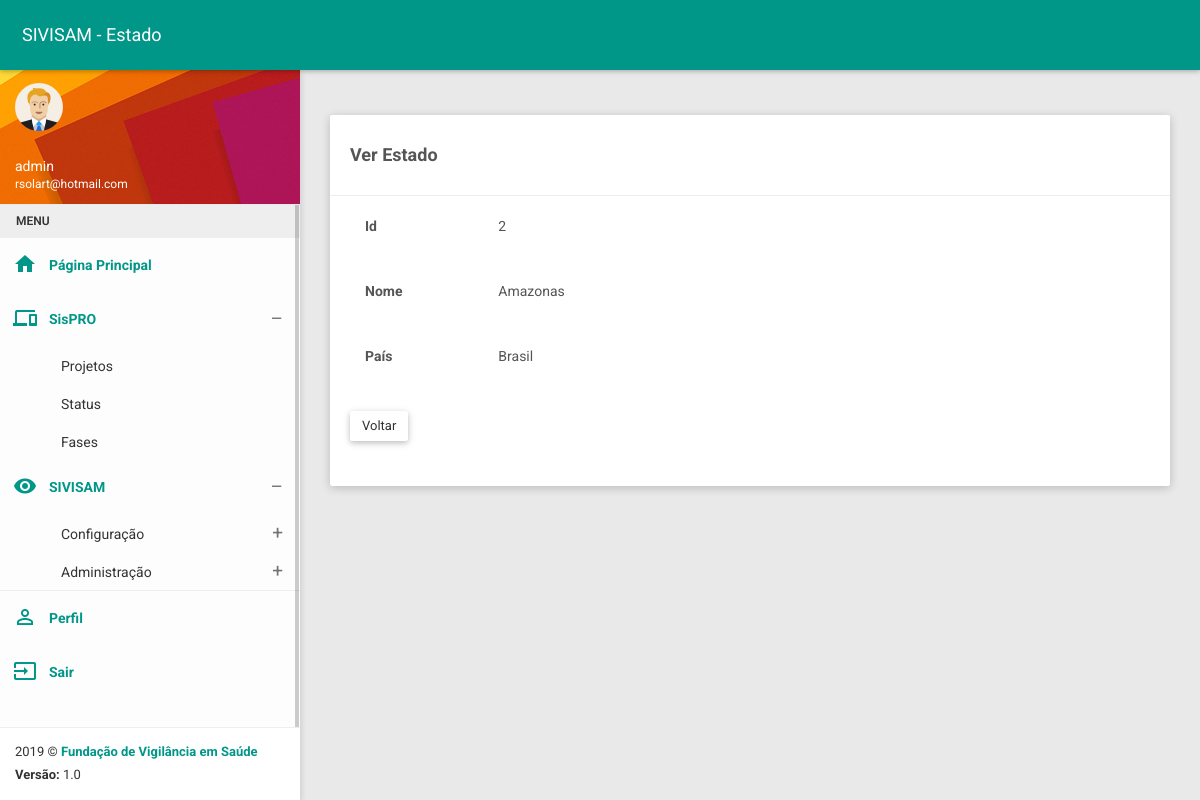
The page /devisa/estado_view/2 (signed in) on the database its author committed.
### devisa/models.py (models this page shows, shortened)
class Estado(models.Model):
    est_nome = models.CharField(verbose_name='Estado', max_length=100)
    pais = models.ForeignKey(Pais,on_delete=models.PROTECT)
    class Meta:
        permissions = (
            ('estado_list', 'Pode listar estados'),
            ('estado_create', 'Pode cadastrar estado'),
            ('estado_update', 'Pode editar estado'),
            ('estado_view', 'Pode ver estado'),
            ('estado_delete', 'Pode excluir estado')
        )

class Pais(models.Model):
    pais_nome = models.CharField(verbose_name='País', max_length=100)
    class Meta:
        permissions = (
            ('pais_list', 'Pode listar países'),
            ('pais_create', 'Pode cadastrar país'),
            ('pais_update', 'Pode editar país'),
            ('pais_view', 'Pode ver país'),
            ('pais_delete', 'Pode excluir país')
        )
    def __str__(self):
        return self.pais_nome

### devisa/views.py (the view)
# urls.py: path('estado_view/<int:id>', estado_view, name="estado_view"),
@login_required
@permission_required('devisa.estado_view')
def estado_view(request, id):
    model = get_object_or_404(Estado, pk=id)
    return render(request, 'estado/estado_view.html', {'estado': model})

### devisa/templates/estado/estado_view.html (shortened to what this page needs)
{% extends 'base.html' %}
{% load static %}
{% block css %}
    <link href="{% static 'plugins/bootstrap/css/bootstrap.css' %}" rel="stylesheet">
    <link href="{% static 'plugins/node-waves/waves.css' %}" rel="stylesheet" />
    <link href="{% static 'plugins/animate-css/animate.css' %}" rel="stylesheet" />
    <link href="{% static 'plugins/morrisjs/morris.css' %}" rel="stylesheet" />
    <link href="{% static 'css/style.css' %}" rel="stylesheet">
    <link href="{% static 'css/themes/all-themes.css' %}" rel="stylesheet" />
{% endblock %}
{% block title %} SIVISAM - Estado {% endblock %}
{% block content %}
<div class="row clearfix">
   <div class="col-lg-12 col-md-12 col-sm-12 col-xs-12">
     <div class="card">
        <div class="header">
            <h4 class="card-title">Ver Estado</h4>
        </div>
        <div class="body">
            <div class="form-group form-float">
                <label class="col-sm-2 col-form-label">Id</label>
                <div class="col-sm-10"><div class="form-group bmd-form-group is-filled">{{ estado.id }}</div></div>
            </div>
            <div class="form-group form-float">
                <label class="col-sm-2 col-form-label">Nome</label>
                <div class="col-sm-10"><div class="form-group bmd-form-group is-filled">{{ estado.est_nome }}</div></div>
            </div>
            <div class="form-group form-float">
                <label class="col-sm-2 col-form-label">País</label>
                <div class="col-sm-10"><div class="form-group bmd-form-group is-filled">{{ estado.pais }}</div></div>
            </div>
            <div class="form-group form-float">
                 <a href="{% url 'estado_list' %}" class="btn btn-default">Voltar</a>
            </div>
        </div>
     </div>
   </div>
</div>
{% endblock %}

### templates/base.html (shortened to what this page needs)
{% load static %}
<!DOCTYPE html>
<html>
<head>
    {% block css %}
    {% endblock %}
</head>
<body class="theme-teal">
    <nav class="navbar">
        <div class="container-fluid">
            <div class="navbar-header">
                <a class="navbar-brand" href="javascript:void(0);">{% block title %}{% endblock %}</a>
            </div>
            <div class="collapse navbar-collapse" id="navbar-collapse">
            </div>
        </div>
    </nav>
    <section>
        <aside id="leftsidebar" class="sidebar">
            <div class="user-info">
                <div class="image">
                    <img src="{% static 'images/user.png' %}" width="48" height="48" alt="User" />
                </div>
                <div class="info-container">
                    <div class="name" data-toggle="dropdown" aria-haspopup="true" aria-expanded="false">{{ user.username }}</div>
                    <div class="email">{{ user.email }}</div>
                </div>
            </div>
            <div class="menu">
                <ul class="list">
                    <li class="header">MENU</li>
                    <li class="active">
                        <a href="{% url 'home' %}">
                            <i class="material-icons">home</i>
                            <span>Página Principal</span>
                        </a>
                    </li>
                    <li class="active">
                        {% if perms.sistemasfvs.sistema_list %}
                                <a href="javascript:void(0);" class="menu-toggle">
                                    <i class="material-icons">devices</i>
                                    <span>SisPRO</span>
                                </a>
                        {% endif %}
                        <ul class="ml-menu">
                            <li>
                                <a href="{% url 'sistema_list' %}">
                                    <span>Projetos</span>
                                </a>
                            </li>
                            <li>
                                <a href="{% url 'status_list' %}">
                                    <span>Status</span>
                                </a>
                            </li>
                            <li>
                                <a href="{% url 'fase_list' %}">
                                    <span>Fases</span>
                                </a>
                            </li>
                        </ul>
                    </li>
                    <li class="active">
                        <a href="javascript:void(0);" class="menu-toggle" style="">
                            <i class="material-icons">remove_red_eye</i>
                            <span>SIVISAM</span>
                        </a>
                        <ul class="ml-menu">
                            <li>
                                <a href="javascript:void(0);" class="menu-toggle">
                                    <span>Configuração</span>
                                </a>
                            </li>
                            <li>
                                <a href="javascript:void(0);" class="menu-toggle">
                                    <span>Administração</span>
                                </a>
                            </li>
                        </ul>
                    </li>
                    <li style="border-top: 1px solid #eee;" class="active">
                        <a href="{% url 'perfil' %}">
                            <i class="material-icons">perm_identity</i>
                            <span>Perfil</span>
                        </a>
                    </li>
                    <li class="active">
                        <a href="{% url 'logout' %}">
                            <i class="material-icons">input</i>
                            <span>Sair</span>
                        </a>
                    </li>
                </ul>
            </div>
            <div class="legal">
                <div class="copyright">
                     2019 &copy; <a href="http://www.fvs.am.gov.br">Fundação de Vigilância em Saúde</a>
                </div>
                <div class="version">
                    <b>Versão: </b> 1.0
                </div>
            </div>
        </aside>
    </section>
    <section class="content">
        <div class="container-fluid">
           {% block content %}
           {% endblock %}
        </div>
    </section>
</body>
</html>

### statics/css/themes/all-themes.css (style rules this page uses)
.theme-teal .navbar { background-color: #009688; }
.theme-teal .navbar-brand { color: #fff; }
.theme-teal .sidebar .menu .list li.active { background-color: transparent; }
.theme-teal .sidebar .menu .list li.active > :first-child i, .theme-teal .sidebar .menu .list li.active > :first-child span { color: #009688; }
.theme-teal .sidebar .menu .list .toggled { background-color: transparent; }
.theme-teal .sidebar .menu .list .ml-menu { background-color: transparent; }
.theme-teal .sidebar .legal { background-color: #fff; }
.theme-teal .sidebar .legal .copyright a { color: #009688 !important; }

### rows shown on the page
Estado: id "2", est_nome "Amazonas", pais "Brasil"

### other values the page prints
{{ user.username }} "admin"
{{ user.email }} "rsolart@hotmail.com"
